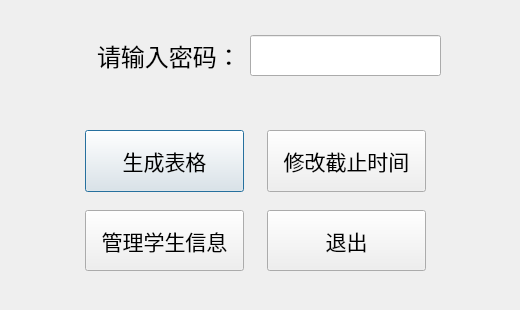
<?xml version="1.0" encoding="UTF-8"?>
<ui version="4.0">
 <class>teacher1</class>
 <widget class="QDialog" name="teacher1">
  <property name="geometry">
   <rect>
    <x>0</x>
    <y>0</y>
    <width>520</width>
    <height>310</height>
   </rect>
  </property>
  <property name="font">
   <font>
    <family>微软雅黑</family>
    <pointsize>16</pointsize>
   </font>
  </property>
  <property name="windowTitle">
   <string>教师管理</string>
  </property>
  <widget class="QWidget" name="horizontalLayoutWidget_2">
   <property name="geometry">
    <rect>
     <x>80</x>
     <y>30</y>
     <width>161</width>
     <height>51</height>
    </rect>
   </property>
   <layout class="QHBoxLayout" name="horizontalLayout_2" stretch="1,5">
    <item>
     <spacer name="horizontalSpacer_4">
      <property name="orientation">
       <enum>Qt::Horizontal</enum>
      </property>
      <property name="sizeHint" stdset="0">
       <size>
        <width>40</width>
        <height>20</height>
       </size>
      </property>
     </spacer>
    </item>
    <item>
     <widget class="QLabel" name="label">
      <property name="font">
       <font>
        <pointsize>18</pointsize>
       </font>
      </property>
      <property name="text">
       <string>请输入密码：</string>
      </property>
     </widget>
    </item>
   </layout>
  </widget>
  <widget class="QWidget" name="horizontalLayoutWidget">
   <property name="geometry">
    <rect>
     <x>40</x>
     <y>130</y>
     <width>431</width>
     <height>141</height>
    </rect>
   </property>
   <layout class="QGridLayout" name="gridLayout" rowstretch="1,1" columnstretch="2,7,1,7,2">
    <property name="horizontalSpacing">
     <number>0</number>
    </property>
    <property name="verticalSpacing">
     <number>18</number>
    </property>
    <item row="0" column="4">
     <spacer name="horizontalSpacer_3">
      <property name="orientation">
       <enum>Qt::Horizontal</enum>
      </property>
      <property name="sizeHint" stdset="0">
       <size>
        <width>40</width>
        <height>20</height>
       </size>
      </property>
     </spacer>
    </item>
    <item row="0" column="2">
     <spacer name="horizontalSpacer_2">
      <property name="orientation">
       <enum>Qt::Horizontal</enum>
      </property>
      <property name="sizeHint" stdset="0">
       <size>
        <width>40</width>
        <height>20</height>
       </size>
      </property>
     </spacer>
    </item>
    <item row="0" column="0">
     <spacer name="horizontalSpacer">
      <property name="orientation">
       <enum>Qt::Horizontal</enum>
      </property>
      <property name="sizeHint" stdset="0">
       <size>
        <width>40</width>
        <height>20</height>
       </size>
      </property>
     </spacer>
    </item>
    <item row="0" column="1">
     <widget class="QPushButton" name="btn_tcreate">
      <property name="sizePolicy">
       <sizepolicy hsizetype="Minimum" vsizetype="Expanding">
        <horstretch>0</horstretch>
        <verstretch>0</verstretch>
       </sizepolicy>
      </property>
      <property name="text">
       <string>生成表格</string>
      </property>
     </widget>
    </item>
    <item row="1" column="0">
     <spacer name="horizontalSpacer_6">
      <property name="orientation">
       <enum>Qt::Horizontal</enum>
      </property>
      <property name="sizeHint" stdset="0">
       <size>
        <width>40</width>
        <height>20</height>
       </size>
      </property>
     </spacer>
    </item>
    <item row="1" column="2">
     <spacer name="horizontalSpacer_7">
      <property name="orientation">
       <enum>Qt::Horizontal</enum>
      </property>
      <property name="sizeHint" stdset="0">
       <size>
        <width>40</width>
        <height>20</height>
       </size>
      </property>
     </spacer>
    </item>
    <item row="1" column="4">
     <spacer name="horizontalSpacer_8">
      <property name="orientation">
       <enum>Qt::Horizontal</enum>
      </property>
      <property name="sizeHint" stdset="0">
       <size>
        <width>40</width>
        <height>20</height>
       </size>
      </property>
     </spacer>
    </item>
    <item row="1" column="3">
     <widget class="QPushButton" name="btn_tclose">
      <property name="sizePolicy">
       <sizepolicy hsizetype="Minimum" vsizetype="Minimum">
        <horstretch>0</horstretch>
        <verstretch>0</verstretch>
       </sizepolicy>
      </property>
      <property name="text">
       <string>退出</string>
      </property>
     </widget>
    </item>
    <item row="0" column="3">
     <widget class="QPushButton" name="btn_ttime">
      <property name="sizePolicy">
       <sizepolicy hsizetype="Minimum" vsizetype="Expanding">
        <horstretch>0</horstretch>
        <verstretch>0</verstretch>
       </sizepolicy>
      </property>
      <property name="text">
       <string>修改截止时间</string>
      </property>
     </widget>
    </item>
    <item row="1" column="1">
     <widget class="QPushButton" name="btn_tstude">
      <property name="sizePolicy">
       <sizepolicy hsizetype="Minimum" vsizetype="Minimum">
        <horstretch>0</horstretch>
        <verstretch>0</verstretch>
       </sizepolicy>
      </property>
      <property name="text">
       <string>管理学生信息</string>
      </property>
     </widget>
    </item>
   </layout>
  </widget>
  <widget class="QLineEdit" name="lineEdit">
   <property name="geometry">
    <rect>
     <x>250</x>
     <y>35</y>
     <width>191</width>
     <height>41</height>
    </rect>
   </property>
  </widget>
 </widget>
 <resources/>
 <connections/>
</ui>
